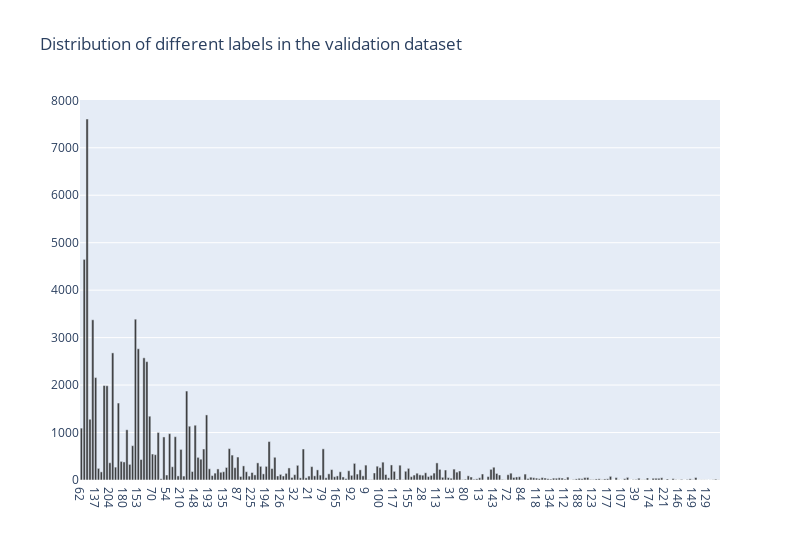

Notebook code for this chart:
### Code cell
valid_labels = Counter(valid_annotations)

xvalues = list(valid_labels.keys())
yvalues = list(valid_labels.values())

trace1 = go.Bar(x=xvalues, y=yvalues, opacity=0.8, name="year count", marker=dict(color='rgba(20, 20, 20, 1)'))
layout = dict(width=800, title='Distribution of different labels in the validation dataset', legend=dict(orientation="h"));

fig = go.Figure(data=[trace1], layout=layout);
iplot(fig);

### Figure 1 — Plotly figure (JSON) as saved in the notebook; plotly's stock layout.template omitted (floating-point values rounded to 4 significant figures; data arrays with more than 128 entries replaced by an {"elided": "..."} marker saying what was removed)
{"data": [{"marker": {"color": "rgba(20, 20, 20, 1)"}, "name": "year count", "opacity": 0.8, "type": "bar", "x": {"elided": "225 str values"}, "y": {"elided": "225 int values"}}], "layout": {"legend": {"orientation": "h"}, "title": {"text": "Distribution of different labels in the validation dataset"}, "width": 800}}
